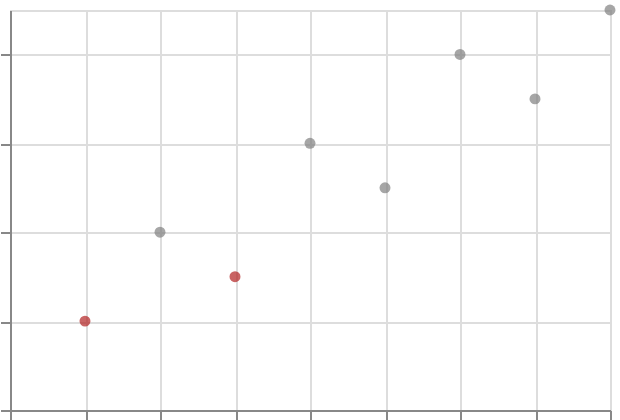

Vega-Lite specification stored for this chart:
### Vega-Lite specification from a JSON file in a GitHub repository (floating-point values rounded to 4 significant figures)
{"$schema": "https://vega.github.io/schema/vega-lite/v6.json", "padding": 5, "autosize": "none", "width": 300, "height": 200, "data": {"name": "table", "values": [{"c": "A", "g": "p", "x": 1, "y": 2, "v": 5, "t": "2024-01-15", "o": {"v": 3}, "IMDB Rating": 6.1, "d": "x1"}, {"c": "B", "g": "q", "x": 2, "y": 4, "v": 9, "t": "2024-02-20", "o": {"v": 7}, "IMDB Rating": 7.4, "d": "x2"}, {"c": "A", "g": "q", "x": 3, "y": 3, "v": 2, "t": "2024-03-05", "o": {"v": 1}, "IMDB Rating": 5.2, "d": "x1"}, {"c": "C", "g": "p", "x": 4, "y": 6, "v": 7, "t": "2024-05-30", "o": {"v": 4}, "IMDB Rating": 8.8, "d": "x3"}, {"c": "B", "g": "p", "x": 5, "y": 5, "v": 4, "t": "2024-07-11", "o": {"v": 9}, "IMDB Rating": 6.9, "d": "x2"}, {"c": "C", "g": "q", "x": 6, "y": 8, "v": 6, "t": "2024-09-02", "o": {"v": 2}, "IMDB Rating": 7.7, "d": "x3"}, {"c": "A", "g": "p", "x": 7, "y": 7, "v": 8, "t": "2024-11-25", "o": {"v": 5}, "IMDB Rating": 4.4, "d": "x1"}, {"c": "B", "g": "q", "x": 8, "y": 9, "v": 3, "t": "2024-12-31", "o": {"v": 8}, "IMDB Rating": 9.1, "d": "x2"}]}, "mark": {"type": "point", "filled": true}, "encoding": {"x": {"field": "x", "type": "quantitative"}, "y": {"field": "y", "type": "quantitative"}, "color": {"condition": {"test": {"or": [{"field": "v", "lt": 3}, {"field": "y", "lte": 2}]}, "value": "firebrick"}, "value": "grey"}}}
